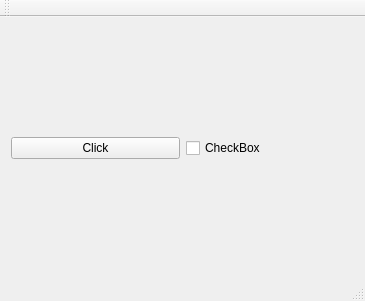
<?xml version="1.0" encoding="UTF-8"?>
<ui version="4.0">
 <class>MainWindow</class>
 <widget class="QMainWindow" name="MainWindow">
  <property name="geometry">
   <rect>
    <x>0</x>
    <y>0</y>
    <width>365</width>
    <height>301</height>
   </rect>
  </property>
  <property name="windowTitle">
   <string>MainWindow</string>
  </property>
  <widget class="QWidget" name="centralWidget">
   <layout class="QHBoxLayout" name="horizontalLayout">
    <item>
     <widget class="QPushButton" name="pushButton">
      <property name="text">
       <string>Click</string>
      </property>
     </widget>
    </item>
    <item>
     <widget class="QCheckBox" name="checkBox">
      <property name="text">
       <string>CheckBox</string>
      </property>
     </widget>
    </item>
   </layout>
  </widget>
  <widget class="QMenuBar" name="menuBar">
   <property name="geometry">
    <rect>
     <x>0</x>
     <y>0</y>
     <width>365</width>
     <height>21</height>
    </rect>
   </property>
  </widget>
  <widget class="QToolBar" name="mainToolBar">
   <attribute name="toolBarArea">
    <enum>TopToolBarArea</enum>
   </attribute>
   <attribute name="toolBarBreak">
    <bool>false</bool>
   </attribute>
  </widget>
  <widget class="QStatusBar" name="statusBar"/>
 </widget>
 <layoutdefault spacing="6" margin="11"/>
 <resources/>
 <connections/>
</ui>
